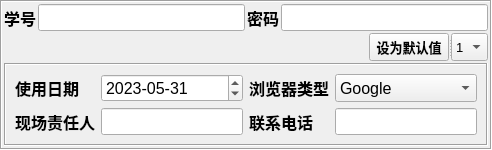
     <widget class="QFrame" name="horizontalFrame">
      <property name="sizePolicy">
       <sizepolicy hsizetype="Fixed" vsizetype="Preferred">
        <horstretch>0</horstretch>
        <verstretch>0</verstretch>
       </sizepolicy>
      </property>
      <property name="minimumSize">
       <size>
        <width>160</width>
        <height>0</height>
       </size>
      </property>
      <property name="maximumSize">
       <size>
        <width>16777215</width>
        <height>200</height>
       </size>
      </property>
      <property name="font">
       <font>
        <pointsize>12</pointsize>
       </font>
      </property>
      <property name="frameShape">
       <enum>QFrame::Shape::Box</enum>
      </property>
      <property name="frameShadow">
       <enum>QFrame::Shadow::Sunken</enum>
      </property>
      <layout class="QGridLayout" name="gridLayout_3">
       <property name="leftMargin">
        <number>2</number>
       </property>
       <property name="topMargin">
        <number>2</number>
       </property>
       <property name="rightMargin">
        <number>2</number>
       </property>
       <property name="bottomMargin">
        <number>2</number>
       </property>
       <property name="spacing">
        <number>2</number>
       </property>
       <item row="0" column="2">
        <widget class="QLabel" name="label_4">
         <property name="sizePolicy">
          <sizepolicy hsizetype="Fixed" vsizetype="Preferred">
           <horstretch>0</horstretch>
           <verstretch>0</verstretch>
          </sizepolicy>
         </property>
         <property name="font">
          <font>
           <family>Arial</family>
           <pointsize>12</pointsize>
           <bold>true</bold>
          </font>
         </property>
         <property name="text">
          <string>密码</string>
         </property>
        </widget>
       </item>
       <item row="0" column="3">
        <widget class="QLineEdit" name="lineEdit_2">
         <property name="sizePolicy">
          <sizepolicy hsizetype="Preferred" vsizetype="Preferred">
           <horstretch>0</horstretch>
           <verstretch>0</verstretch>
          </sizepolicy>
         </property>
         <property name="font">
          <font>
           <family>Arial</family>
           <pointsize>12</pointsize>
          </font>
         </property>
         <property name="inputMask">
          <string/>
         </property>
         <property name="text">
          <string/>
         </property>
         <property name="echoMode">
          <enum>QLineEdit::EchoMode::PasswordEchoOnEdit</enum>
         </property>
         <property name="clearButtonEnabled">
          <bool>true</bool>
         </property>
        </widget>
       </item>
       <item row="3" column="0" colspan="4">
        <widget class="QFrame" name="horizontalFrame_2">
         <property name="sizePolicy">
          <sizepolicy hsizetype="Preferred" vsizetype="Preferred">
           <horstretch>0</horstretch>
           <verstretch>0</verstretch>
          </sizepolicy>
         </property>
         <property name="minimumSize">
          <size>
           <width>50</width>
           <height>0</height>
          </size>
         </property>
         <property name="font">
          <font>
           <pointsize>12</pointsize>
          </font>
         </property>
         <property name="frameShape">
          <enum>QFrame::Shape::Box</enum>
         </property>
         <property name="frameShadow">
          <enum>QFrame::Shadow::Sunken</enum>
         </property>
         <layout class="QGridLayout" name="gridLayout">
          <item row="1" column="3">
           <widget class="QComboBox" name="comboBox_6">
            <property name="sizePolicy">
             <sizepolicy hsizetype="Preferred" vsizetype="Preferred">
              <horstretch>0</horstretch>
              <verstretch>0</verstretch>
             </sizepolicy>
            </property>
            <property name="font">
             <font>
              <family>Arial</family>
              <pointsize>12</pointsize>
             </font>
            </property>
            <item>
             <property name="text">
              <string>Google</string>
             </property>
            </item>
            <item>
             <property name="text">
              <string>Microsoft Edge</string>
             </property>
            </item>
           </widget>
          </item>
          <item row="2" column="0">
           <widget class="QLabel" name="label_6">
            <property name="font">
             <font>
              <family>Arial</family>
              <pointsize>12</pointsize>
              <bold>true</bold>
             </font>
            </property>
            <property name="text">
             <string>现场责任人</string>
            </property>
           </widget>
          </item>
          <item row="1" column="2">
           <widget class="QLabel" name="label_11">
            <property name="sizePolicy">
             <sizepolicy hsizetype="Preferred" vsizetype="Preferred">
              <horstretch>0</horstretch>
              <verstretch>0</verstretch>
             </sizepolicy>
            </property>
            <property name="font">
             <font>
              <family>Arial</family>
              <pointsize>12</pointsize>
              <bold>true</bold>
             </font>
            </property>
            <property name="text">
             <string>浏览器类型</string>
            </property>
           </widget>
          </item>
          <item row="2" column="2">
           <widget class="QLabel" name="label_7">
            <property name="font">
             <font>
              <family>Arial</family>
              <pointsize>12</pointsize>
              <bold>true</bold>
             </font>
            </property>
            <property name="text">
             <string>联系电话</string>
            </property>
           </widget>
          </item>
          <item row="1" column="1">
           <widget class="QDateEdit" name="dateEdit">
            <property name="sizePolicy">
             <sizepolicy hsizetype="Preferred" vsizetype="Preferred">
              <horstretch>0</horstretch>
              <verstretch>0</verstretch>
             </sizepolicy>
            </property>
            <property name="font">
             <font>
              <family>Arial</family>
              <pointsize>12</pointsize>
             </font>
            </property>
            <property name="accelerated">
             <bool>true</bool>
            </property>
            <property name="displayFormat">
             <string>yyyy-MM-dd</string>
            </property>
            <property name="date">
             <date>
              <year>2023</year>
              <month>5</month>
              <day>31</day>
             </date>
            </property>
           </widget>
          </item>
          <item row="1" column="0">
           <widget class="QLabel" name="label_5">
            <property name="sizePolicy">
             <sizepolicy hsizetype="Preferred" vsizetype="Preferred">
              <horstretch>0</horstretch>
              <verstretch>0</verstretch>
             </sizepolicy>
            </property>
            <property name="font">
             <font>
              <family>Arial</family>
              <pointsize>12</pointsize>
              <bold>true</bold>
             </font>
            </property>
            <property name="text">
             <string>使用日期</string>
            </property>
           </widget>
          </item>
          <item row="2" column="3">
           <widget class="QLineEdit" name="lineEdit_4">
            <property name="sizePolicy">
             <sizepolicy hsizetype="Preferred" vsizetype="Preferred">
              <horstretch>0</horstretch>
              <verstretch>0</verstretch>
             </sizepolicy>
            </property>
            <property name="font">
             <font>
              <family>Arial</family>
              <pointsize>12</pointsize>
             </font>
            </property>
            <property name="text">
             <string/>
            </property>
            <property name="clearButtonEnabled">
             <bool>true</bool>
            </property>
           </widget>
          </item>
          <item row="2" column="1">
           <widget class="QLineEdit" name="lineEdit_3">
            <property name="sizePolicy">
             <sizepolicy hsizetype="Preferred" vsizetype="Preferred">
              <horstretch>0</horstretch>
              <verstretch>0</verstretch>
             </sizepolicy>
            </property>
            <property name="font">
             <font>
              <family>Arial</family>
              <pointsize>12</pointsize>
             </font>
            </property>
            <property name="text">
             <string/>
            </property>
            <property name="clearButtonEnabled">
             <bool>true</bool>
            </property>
           </widget>
          </item>
         </layout>
        </widget>
       </item>
       <item row="2" column="2" colspan="2" alignment="Qt::AlignmentFlag::AlignRight">
        <widget class="QSplitter" name="splitter_3">
         <property name="sizePolicy">
          <sizepolicy hsizetype="Preferred" vsizetype="Fixed">
           <horstretch>0</horstretch>
           <verstretch>0</verstretch>
          </sizepolicy>
         </property>
         <property name="maximumSize">
          <size>
           <width>16777215</width>
           <height>16777215</height>
          </size>
         </property>
         <property name="orientation">
          <enum>Qt::Orientation::Horizontal</enum>
         </property>
         <property name="opaqueResize">
          <bool>true</bool>
         </property>
         <property name="handleWidth">
          <number>2</number>
         </property>
         <property name="childrenCollapsible">
          <bool>true</bool>
         </property>
         <widget class="QPushButton" name="pushButton_5">
          <property name="sizePolicy">
           <sizepolicy hsizetype="Preferred" vsizetype="Preferred">
            <horstretch>0</horstretch>
            <verstretch>0</verstretch>
           </sizepolicy>
          </property>
          <property name="maximumSize">
           <size>
            <width>16777215</width>
            <height>16777215</height>
           </size>
          </property>
          <property name="font">
           <font>
            <family>Arial</family>
            <pointsize>10</pointsize>
            <bold>true</bold>
           </font>
          </property>
          <property name="layoutDirection">
           <enum>Qt::LayoutDirection::LeftToRight</enum>
          </property>
          <property name="text">
           <string>设为默认值</string>
          </property>
          <property name="flat">
           <bool>false</bool>
          </property>
         </widget>
         <widget class="QComboBox" name="comboBox">
          <property name="sizePolicy">
           <sizepolicy hsizetype="Preferred" vsizetype="Preferred">
            <horstretch>0</horstretch>
            <verstretch>0</verstretch>
           </sizepolicy>
          </property>
          <property name="minimumSize">
           <size>
            <width>0</width>
            <height>0</height>
           </size>
          </property>
          <property name="maximumSize">
           <size>
            <width>16777215</width>
            <height>16777215</height>
           </size>
          </property>
          <property name="font">
           <font>
            <family>Arial</family>
            <pointsize>10</pointsize>
           </font>
          </property>
          <property name="currentIndex">
           <number>0</number>
          </property>
          <item>
           <property name="text">
            <string>1</string>
           </property>
          </item>
          <item>
           <property name="text">
            <string>2</string>
           </property>
          </item>
         </widget>
        </widget>
       </item>
       <item row="0" column="1">
        <widget class="QLineEdit" name="lineEdit">
         <property name="sizePolicy">
          <sizepolicy hsizetype="Preferred" vsizetype="Preferred">
           <horstretch>0</horstretch>
           <verstretch>0</verstretch>
          </sizepolicy>
         </property>
         <property name="maximumSize">
          <size>
           <width>16777215</width>
           <height>16777215</height>
          </size>
         </property>
         <property name="font">
          <font>
           <family>Arial</family>
           <pointsize>12</pointsize>
          </font>
         </property>
         <property name="text">
          <string/>
         </property>
         <property name="clearButtonEnabled">
          <bool>true</bool>
         </property>
        </widget>
       </item>
       <item row="0" column="0">
        <widget class="QLabel" name="label_3">
         <property name="sizePolicy">
          <sizepolicy hsizetype="Fixed" vsizetype="Preferred">
           <horstretch>0</horstretch>
           <verstretch>0</verstretch>
          </sizepolicy>
         </property>
         <property name="font">
          <font>
           <family>Arial</family>
           <pointsize>12</pointsize>
           <bold>true</bold>
          </font>
         </property>
         <property name="text">
          <string>学号</string>
         </property>
        </widget>
       </item>
      </layout>
     </widget>
